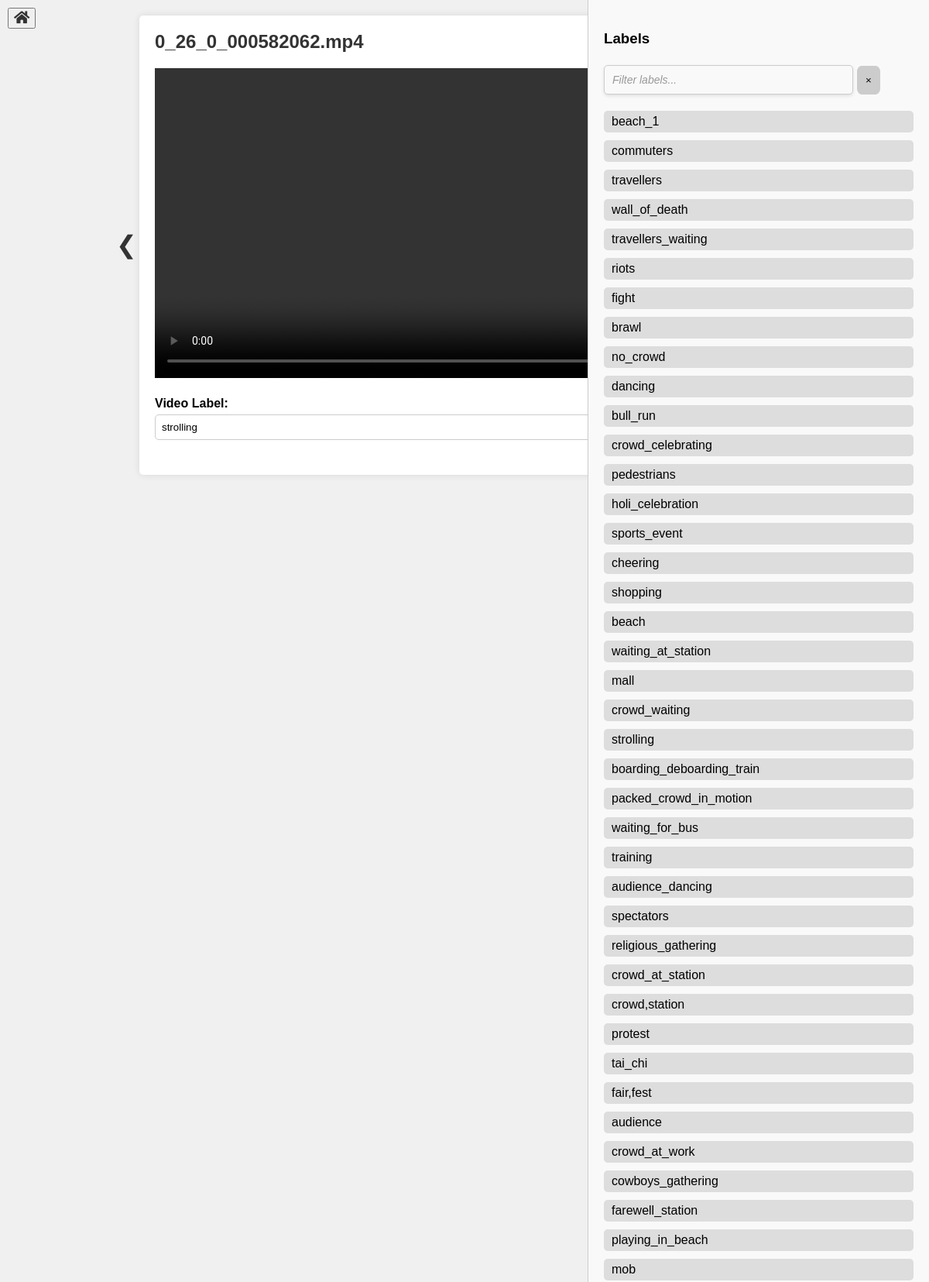
/play/0_26_0_000582062.mp4/ (upper part), run on the app's committed database.
### videolabel/models.py (models this page shows, shortened)
class Video(models.Model):
    video_name = models.CharField(max_length=100)
    label = models.ForeignKey(Label, on_delete=models.CASCADE, null=True, related_name='videos')

class Label(models.Model):
    name = models.CharField(max_length=100, unique=True, blank=True, null=True)
    last_used = models.DateTimeField(auto_now=True)
    class Meta:
        ordering = ['-last_used']

### videolabel/views.py (the view, shortened to what this page needs)
# urls.py: path('play/<str:video_name>/', views.play_video, name='play_video'),
def play_video(request, video_name):
    video_url = f'/media/{video_name}'
    success_message = None
    current_video = get_object_or_404(Video, video_name=video_name)
    prev_video = Video.objects.filter(id__lt=current_video.id).order_by('-id').first()
    next_video = Video.objects.filter(id__gt=current_video.id).order_by('id').first()
    video_labels = Label.objects.filter(~Q(name=None)).order_by('-last_used')
    context = {
        'video_url': video_url,
        'video_name': video_name,
        'success_message': success_message,
        'current_video': current_video,
        'current_label': current_video.label.name if current_video.label else '',
        'prev_video': prev_video,
        'next_video': next_video,
        'video_labels': video_labels
    }
    return render(request, 'videolabel/play_video.html', context)

### videolabel/templates/videolabel/play_video.html (shortened to what this page needs)
<!DOCTYPE html>
<html lang="en">
    <head>
        <link rel="stylesheet" href="https://cdnjs.cloudflare.com/ajax/libs/font-awesome/5.15.4/css/all.min.css">
    </head>
    <body>
        <button class="home-button" onclick="location.href='/'">
            <i class="fas fa-home"></i>
        </button>
        <div class="container">
            {% if prev_video %}
                <a class="arrow prev" href="{% url 'play_video' prev_video.video_name %}">&#10094;</a>
            {% endif %}
            <h2>{{ video_name }}</h2>
            <video controls>
                <source src="{{ video_url }}" type="video/mp4">
            </video>
            {% if next_video %}
                <a class="arrow next" href="{% url 'play_video' next_video.video_name %}">&#10095;</a>
            {% endif %}
            <form method="post">
                <label for="video_label">Video Label:</label>
                <input type="text" id="video_label" name="video_label" value="{{ current_label }}">
                <button type="submit">Submit</button>
            </form>
            <div class="labels-container">
                <h3>Labels</h3>
                <div id="filter-container">
                    <input type="text" id="filter-labels" placeholder="Filter labels...">
                    <button id="clear-button">&times;</button>
                </div>
                <ul>
                    {% for label in video_labels %}
                        {% if label.name %}
                            <li class="label-item" data-label-id="{{ label.id }}">{{ label.name }}</li>
                        {% endif %}
                    {% endfor %}
                </ul>
            </div>
        </div>
    </body>
</html>

### videolabel/templates/videolabel/play_video.html (style rules this page uses)
body { font-family: Arial, sans-serif; margin: 0; padding: 0; background-color: #f0f0f0; }
.container { max-width: 800px; margin: 20px auto; padding: 20px; background-color: #fff; border-radius: 5px; box-shadow: 0 0 10px rgba(0, 0, 0, 0.1); position: relative; }
h2 { color: #333; margin-top: 0; }
video { width: 100%; height: auto; margin-bottom: 20px; }
form { margin-bottom: 20px; }
label { font-weight: bold; }
input[type="text"] { width: calc(100% - 100px); padding: 8px; margin: 5px 0; border: 1px solid #ccc; border-radius: 5px; }
button[type="submit"] { padding: 8px 15px; background-color: #333; color: #fff; border: none; border-radius: 5px; cursor: pointer; }
ul { list-style-type: none; padding: 0; }
li { margin-bottom: 5px; }
a { color: #333; text-decoration: none; margin-right: 10px; }
.prev, .next { position: absolute; top: 50%; transform: translateY(-50%); color: #333; font-size: 24px; text-decoration: none; }
.prev { left: -30px; }
.next { right: -30px; }
.arrow { font-size: 32px; color: #333; text-decoration: none; }
.home-button { position: absolute; top: 10px; left: 10px; font-size: 18px; color: #333; text-decoration: none; }
.labels-container { position: fixed; top: 0; right: 0; width: 400px; padding: 20px; background-color: #f9f9f9; border-left: 1px solid #ccc; height: 100%; overflow-y: auto; }
.label-item { margin-bottom: 10px; cursor: pointer; padding: 5px 10px; background-color: #ddd; border-radius: 5px; transition: background-color 0.3s; }
#filter-labels { border: 1px solid #ccc; border-radius: 5px; padding: 10px; margin: 5px 0; box-shadow: 0 2px 4px rgba(0, 0, 0, 0.1); transition: border-color 0.3s ease; background-color: #f9f9f9; width: 100%; max-width: 300px; font-family: Arial, sans-serif; font-size: 14px; font-weight: normal; cursor: text; flex: 1 }
#filter-labels::placeholder { color: #999; font-style: italic; }
#filter-container { display: flex; align-items: center; }
#clear-button { background-color: #ccc; border: 1px solid #ccc; border-radius: 20%; padding: 10px; margin-left: 5px; cursor: pointer; display: flex; align-items: center; justify-content: center; }

### data on the page
Video: video_name "0_26_0_000582062.mp4"
Label: video_label "strolling", name "strolling"
Label: name "beach_1"
Label: name "commuters"
Label: name "travellers"
Label: name "wall_of_death"
Label: name "travellers_waiting"
Label: name "riots"
Label: name "fight"
Label: name "brawl"
Label: name "no_crowd"
Label: name "dancing"
Label: name "bull_run"
Label: name "crowd_celebrating"
Label: name "pedestrians"
Label: name "holi_celebration"
Label: name "sports_event"
Label: name "cheering"
Label: name "shopping"
Label: name "beach"
Label: name "waiting_at_station"
Label: name "mall"
Label: name "crowd_waiting"
Label: name "boarding_deboarding_train"
Label: name "packed_crowd_in_motion"
Label: name "waiting_for_bus"
Label: name "training"
Label: name "audience_dancing"
Label: name "spectators"
Label: name "religious_gathering"
Label: name "crowd_at_station"
Label: name "crowd,station"
Label: name "protest"
Label: name "tai_chi"
Label: name "fair,fest"
Label: name "audience"
Label: name "crowd_at_work"
Label: name "cowboys_gathering"
Label: name "farewell_station"
Label: name "playing_in_beach"
Label: name "mob"
